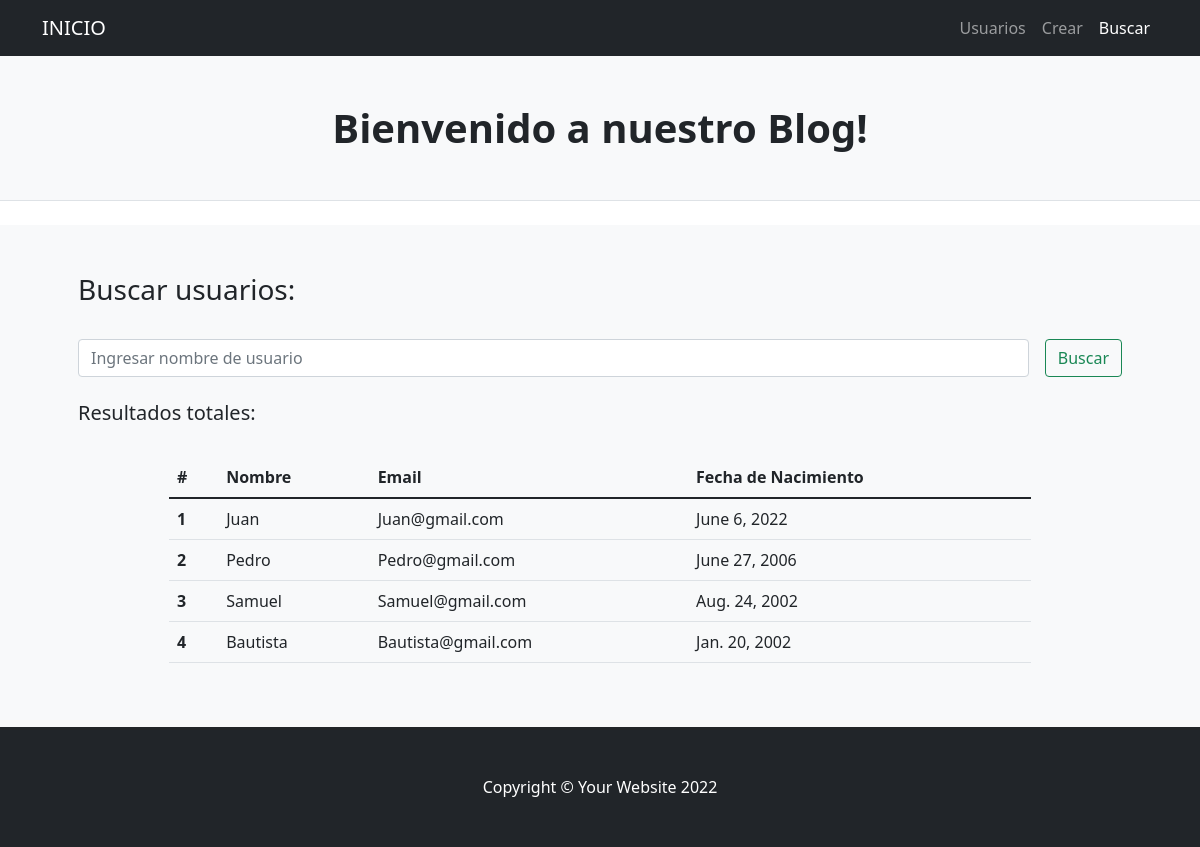
Page /ProyectoFinalApp/usuariosBuscar/ on the earlier database version.
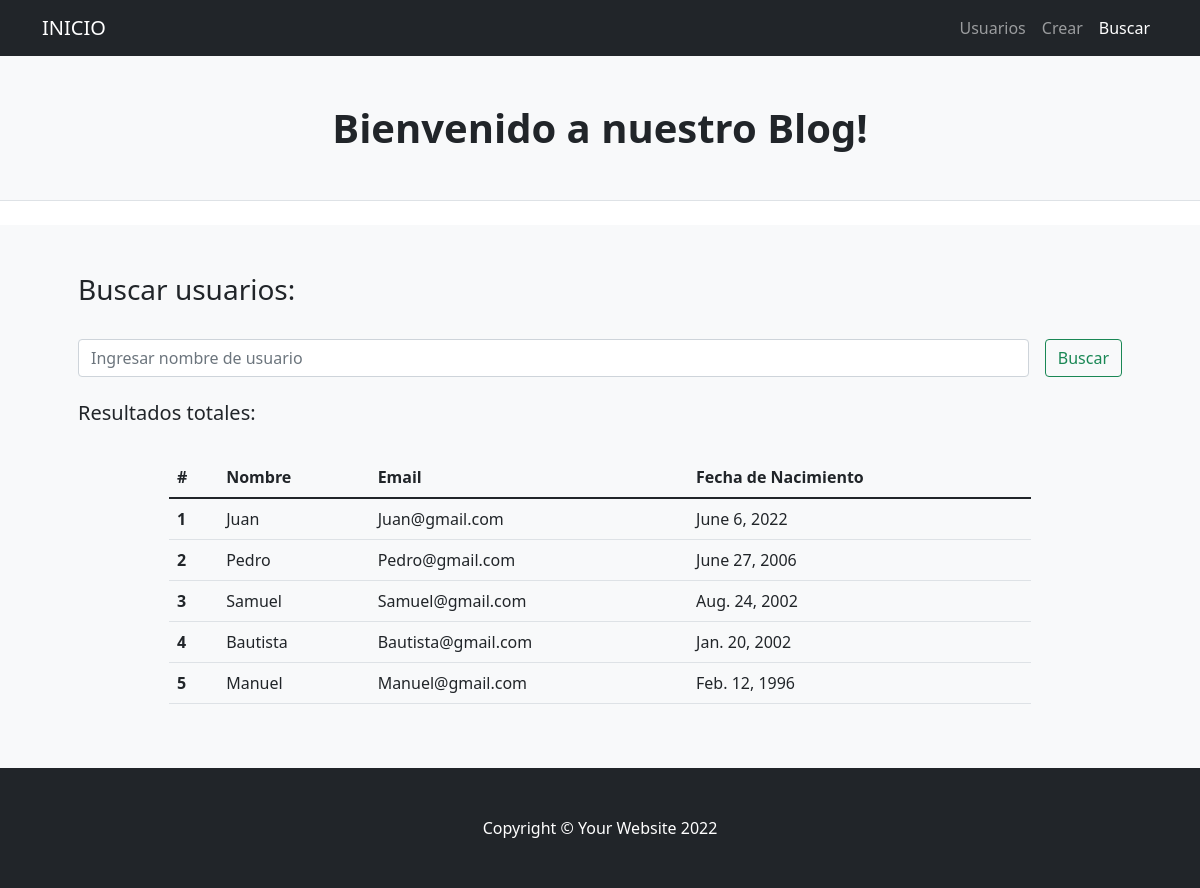
Same page on the later database version.
### ProyectoFinalApp/models.py (models this page shows)
class Usuario(models.Model):
    nombre = models.CharField(max_length=30)
    mail = models.EmailField(blank=True, null=True)
    nacimiento = models.DateField()

### ProyectoFinalApp/views.py (the view)
# urls.py: path('usuariosBuscar/', usuariosBuscar, name='usuariosBuscar' ),
def usuariosBuscar(request):
    if request.method == "POST":
        search = request.POST["search"]
        if search != "":
            usuarios = Usuario.objects.filter( Q(nombre__icontains=search) | Q(nacimiento__icontains=search) ).values()
            return render(request,"usuariosBuscar.html",{"usuarios":usuarios, "search":True, "busqueda":search})
        else:
            usuarios = Usuario.objects.all()
            return render(request,"usuariosBuscar.html",{"usuarios":usuarios, "search":False})
    else:
        usuarios = Usuario.objects.all()
        return render(request,"usuariosBuscar.html",{"usuarios":usuarios, "search":False})

### ProyectoFinalApp/Templates/usuariosBuscar.html (shortened to what this page needs)
{% extends 'base.html' %}
{% load static %}
{% block B1 %}
<nav class="navbar navbar-expand-lg navbar-dark bg-dark">
    <div class="container">
        <a class="navbar-brand" href="{% url 'inicio' %}">INICIO</a>
        <div class="collapse navbar-collapse" id="navbarSupportedContent">
            <ul class="navbar-nav ms-auto mb-2 mb-lg-0">
                <li class="nav-item"><a class="nav-link" href="{% url 'usuarios' %}">Usuarios</a></li>
                <li class="nav-item"><a class="nav-link" href="{% url 'usuariosCrear' %}">Crear</a></li>
                <li class="nav-item"><a class="nav-link active" href="{% url 'usuariosBuscar' %}">Buscar</a></li>
            </ul>
        </div>
    </div>
</nav>
{% endblock %}
{% block B2 %}
<section class="bg-light py-5">
    <div class="container px-5">
        <h3>Buscar usuarios:</h3>
        <br>
        <div class="row gx-5 justify-content-center">
            <div class="col-lg-12">
                <form class="d-flex my-2 my-lg-0" action="" method="post">
                    <input class="flex-grow-0 form-control mr-sm-2" type="search" name="search" placeholder="Ingresar nombre de usuario" aria-label="Search">
                    <button class="btn btn-outline-success text-nowrap ms-3 my-2 my-sm-0" type="submit">  Buscar</button>
                </form>
            </div>
        </div>
        <br>
        <h5>Resultados
            {% if search %}
                para "{{busqueda}}":
            {% else %}
                totales:
            {% endif %}
        </h5>
        <br>
        <div class="row gx-5 justify-content-center">
            <div class="col-lg-10 table-responsive">
                <table class="table table-theme">
                    <thead>
                        <tr>
                            <th scope="col">#</th>
                            <th scope="col">Nombre</th>
                            <th scope="col">Email</th>
                            <th scope="col">Fecha de Nacimiento</th>
                        </tr>
                    </thead>
                    <tbody>
                        {% for user in usuarios %}
                            <tr>
                                <th scope="row">{{forloop.counter}}</th>
                                <td>{{user.nombre}}</td>
                                <td>{{user.mail}}</td>
                                <td>{{user.nacimiento}}</td>
                            </tr>
                        {% endfor %}
                    </tbody>
                </table>
            </div>
        </div>
    </div>
</section>
{% endblock %}

Differences in the rows shown:
added Usuario: nombre "Manuel", mail "Manuel@gmail.com", nacimiento "Feb. 12, 1996"
